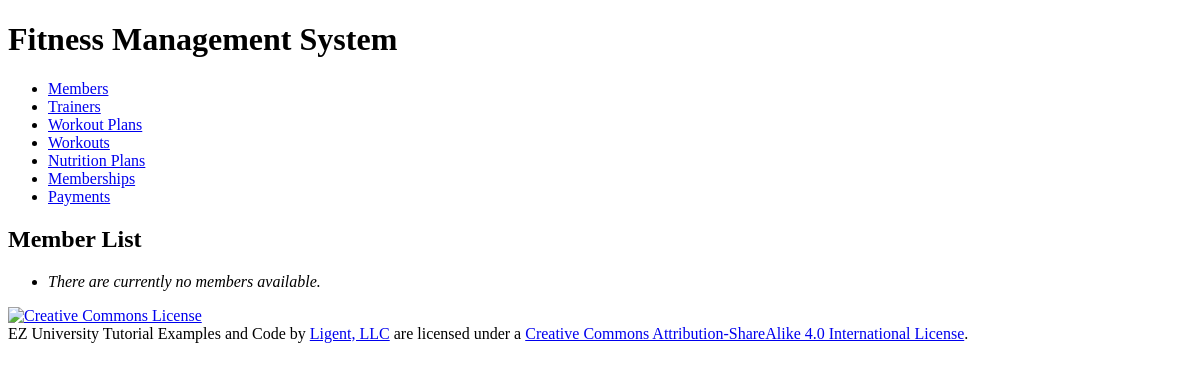
/member/, run on an earlier commit of the app's database.
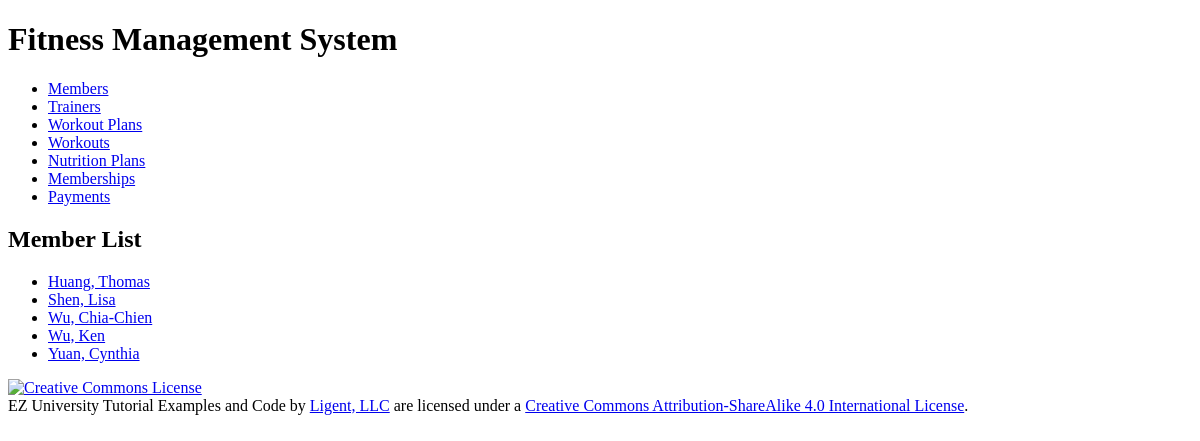
And on a later commit of the database.
### workoutinfo/models.py (models this page shows)
class Member(models.Model):
    MALE = 'M'
    FEMALE = 'F'
    OTHER = 'O'
    GENDER_CHOICES = [
        (MALE, 'Male'),
        (FEMALE, 'Female'),
        (OTHER, 'Other'),
    ]
    member_id = models.AutoField(primary_key=True)
    first_name = models.CharField(max_length=45)
    last_name = models.CharField(max_length=45)
    disambiguator = models.CharField(max_length=45, blank=True, default='')
    gender = models.CharField(max_length=1, choices=GENDER_CHOICES)
    phone_number = models.CharField(
        max_length=15,
        validators=[RegexValidator(
            r'^\+?\d{9,15}$',
            'Enter a valid phone number.'
        )]
    )
    def __str__(self):
        if self.disambiguator == '':
            return '%s, %s' % (self.last_name, self.first_name)
        else:
            result = '%s, %s (%s)' % (self.last_name, self.first_name, self.disambiguator)
        return result
    def get_absolute_url(self):
        return reverse('workoutinfo_member_detail_urlpattern',
                       kwargs={'pk': self.pk}
                       )
    class Meta:
        ordering = ['last_name', 'first_name', 'disambiguator']
        constraints = [
            models.UniqueConstraint(fields=['last_name', 'first_name', 'phone_number'], name='unique_member')
        ]

### workoutinfo/views.py (the view)
class MemberList(View):
    def get(self, request):
        return render(
            request,
            'workoutinfo/member_list.html',
            {'member_list': Member.objects.all()}
        )

### workoutinfo/templates/workoutinfo/member_list.html (shortened to what this page needs)
{% extends 'workoutinfo/base.html' %}
{% block content %}
    <h2>Member List</h2>
    <ul>
        {% for member in member_list %}
            <li>
                <a href="{{ member.get_absolute_url }}">{{ member }}</a>
            </li>
        {% empty %}
            <li><em>There are currently no members available.</em></li>
        {% endfor %}
    </ul>
{% endblock %}

### workoutinfo/templates/workoutinfo/base.html (shortened to what this page needs)
<!DOCTYPE html>
<html lang="en">
<head>
</head>
<body>
<div>
    <header>
        <h1>Fitness Management System</h1>
    </header>
    <nav>
        <ul>
            <li>
                <a href="{% url 'workoutinfo_member_list_urlpattern' %}">
                    Members</a></li>
            <li>
                <a href="{% url 'workoutinfo_trainer_list_urlpattern' %}">
                    Trainers</a></li>
            <li>
                <a href="{% url 'workoutinfo_workoutplan_list_urlpattern' %}">
                    Workout Plans</a></li>
            <li>
                <a href="{% url 'workoutinfo_workout_list_urlpattern' %}">
                    Workouts</a></li>
            <li>
                <a href="{% url 'workoutinfo_nutritionplan_list_urlpattern' %}">
                    Nutrition Plans</a></li>
            <li>
                <a href="{% url 'workoutinfo_membership_list_urlpattern' %}">
                    Memberships</a></li>
            <li>
                <a href="{% url 'workoutinfo_payment_list_urlpattern' %}">
                    Payments</a></li>
        </ul>
    </nav>
    <main>
        {% block content %}{% endblock %}
    </main>
</div>
<footer>
    <p>
        <a rel="license" href="http://creativecommons.org/licenses/by-sa/4.0/">
            <img alt="Creative Commons License" style="border-width:0"
                 src="https://i.creativecommons.org/l/by-sa/4.0/88x31.png"/>
        </a><br/><span xmlns:dct="http://purl.org/dc/terms/" property="dct:title">EZ University Tutorial Examples and Code</span>
        by
        <a xmlns:cc="http://creativecommons.org/ns#" href="https://www.ligent.net" property="cc:attributionName"
           rel="cc:attributionURL">Ligent, LLC</a> are licensed under a
        <a rel="license" href="http://creativecommons.org/licenses/by-sa/4.0/">Creative Commons Attribution-ShareAlike
            4.0 International License</a>.
    </p>
</footer>
</body>
</html>

What changed in the data, as far as the page shows it:
added Member: disambiguator+last_name+first_name "Huang, Thomas"
added Member: disambiguator+last_name+first_name "Shen, Lisa"
added Member: disambiguator+last_name+first_name "Wu, Chia-Chien"
added Member: disambiguator+last_name+first_name "Wu, Ken"
added Member: disambiguator+last_name+first_name "Yuan, Cynthia"
Also different on the page:
text no longer shown: "There are currently no members available."
